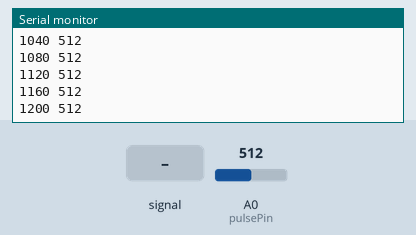
Bench run of a sketch on a simulated Arduino Uno, built with avr-gcc and run on an emulated ATmega328P. Parts: the last lines printed to the serial monitor. The test bench sets the inputs (shaded band); at power-on: A0 (pulsePin) = 512.

Above: at 1.2 s.
1.3 s: A0 (pulsePin) fed a 200 Hz sine of ±81 counts around its level
At 1.36 s:
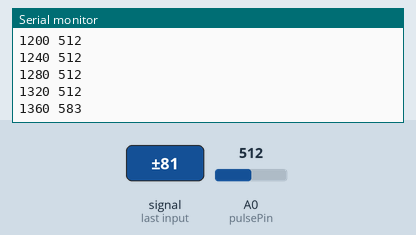
2.8 s: A0 (pulsePin) set to 716
At 2.82 s:
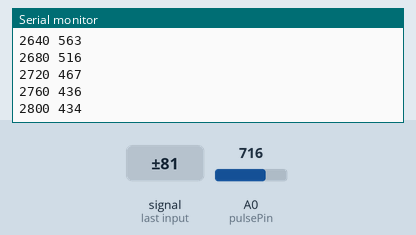
4.3 s: A0 (pulsePin) fed a 1000 Hz sine of ±255 counts around its level
5.8 s: A0 (pulsePin) set to 900
At 5.82 s:
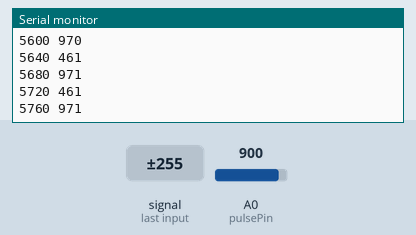
Timing chart, 0 to 8.3 s (numbered marks = the images above; inputs shaded):
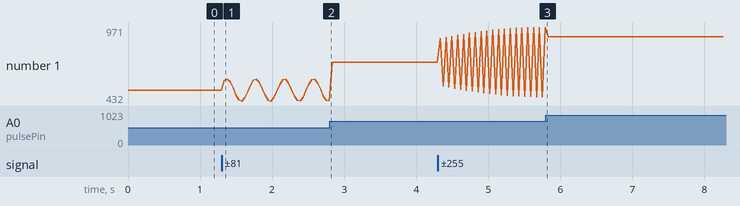

The sketch:

read.ino
```cpp
int pulsePin = 0;// Pulse Sensor purple wire connected to analog pin 0
// int msTime = 0;
int delayTime = 40; // ms delay

unsigned long msTime = 0;

void setup() {
	Serial.begin(115200);
}

void loop() {
        msTime += delayTime;
	int sensorValue = analogRead(pulsePin);
        Serial.print(msTime);
        Serial.print(' ');
	Serial.println(sensorValue);
	delay(delayTime);

//  int sensorValue = analogRead(pulsePin);
//  Serial.println(sensorValue);
//  delay(delayTime);
}
```

Measured:
- after the input at 1.3 s, the serial monitor: prints a new line at once (image 1)
- plotted number 1: 512 → 434 after the input at 1.3 s
